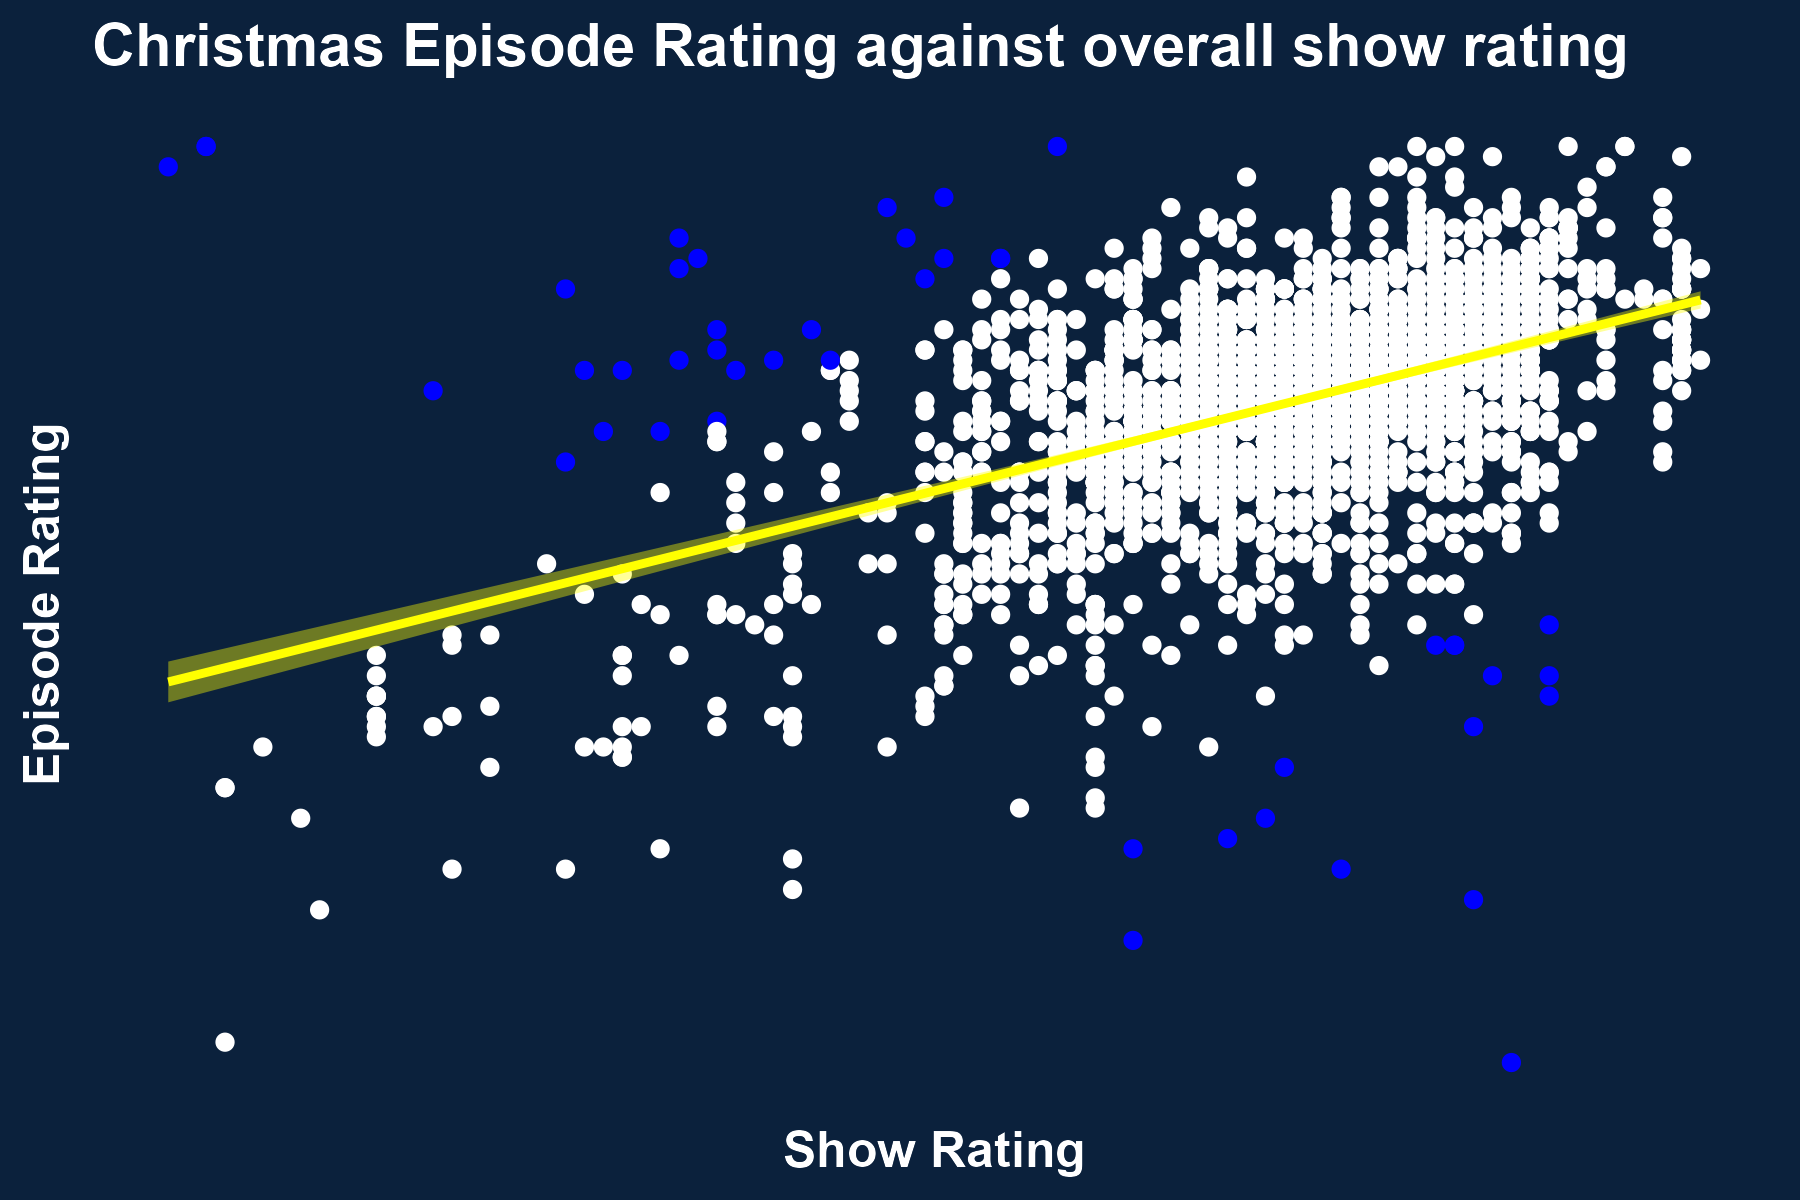

Source code (R):
# Packages ---------------------------------------------------------------------

library(tidyverse)

# Data -------------------------------------------------------------------------

(tt <- tidytuesdayR::tt_load("2023-12-19"))
list2env(tt, envir = .GlobalEnv)

# Graph ------------------------------------------------------------------------

holiday_episodes %>%
  mutate(
    highlight = abs(average_rating - parent_average_rating) >= 3
  ) %>%
  ggplot(aes(parent_average_rating, average_rating)) +
  geom_point(aes(col = highlight)) +
  geom_smooth(method = "lm", col = "yellow", fill = "yellow") +
  scale_colour_manual(values = c("white", "blue")) +
  labs(x = "Show Rating", y = "Episode Rating",
       title = "Christmas Episode Rating against overall show rating") +
  theme(legend.position = "none",
        panel.background = element_rect(fill = "#0B213C"),
        panel.border = element_blank(),
        plot.background = element_rect(fill = "#0B213C", colour = NA),
        line = element_blank(),
        axis.text = element_blank(),
        text = element_text(colour = "white", size = 12, face = "bold"))

ggsave(filename = "2023-12-19/20231219.png", width = 6, height = 4,
       units = "in")
